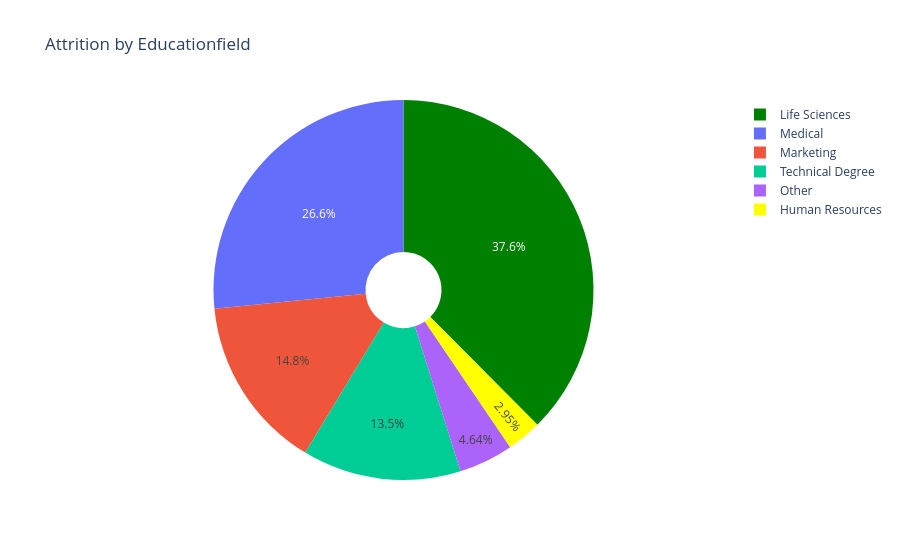

Source (notebook cell):
### Code cell
# Create a donut chart
fig = go.Figure(data=[go.Pie(
    labels=attrition_by_eduf['EducationField'],
    values=attrition_by_eduf['count'], 
    hole=0.2,
    marker=dict(colors=['yellow', 'green']), 
    textposition='inside'
)])

# update the layout 
fig.update_layout(title='Attrition by Educationfield')

# Show the chart  
fig.show()

### Figure 1 — Plotly figure (JSON) as saved in the notebook; plotly's stock layout.template omitted (floating-point values rounded to 4 significant figures)
{"data": [{"hole": 0.2, "labels": ["Human Resources", "Life Sciences", "Marketing", "Medical", "Other", "Technical Degree"], "marker": {"colors": ["yellow", "green"]}, "textposition": "inside", "type": "pie", "values": [7, 89, 35, 63, 11, 32]}], "layout": {"title": {"text": "Attrition by Educationfield"}}}
